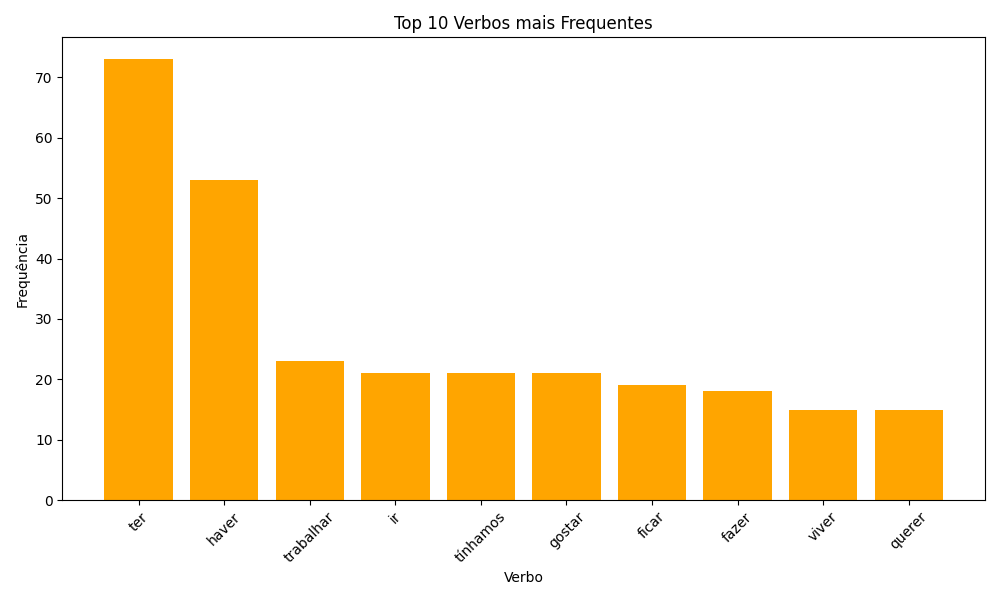

Reproduce this figure in Python.
import pandas as pd
import spacy
from collections import Counter
import matplotlib.pyplot as plt

# Carregar modelo spaCy em português
nlp = spacy.load("pt_core_news_lg")

# Carregar dataset
df = pd.read_csv(r"C:\Users\joana\Desktop\Joana\Universidade\UMinho\HD\AVD\BauFamiliaG1\codigos\dataset_entrevistas.csv")

# Concatenar todas as perguntas e respostas
texto = " ".join(df["Pergunta"].fillna("") + " " + df["Resposta"].fillna(""))

# Processar com spaCy
doc = nlp(texto)

# Extrair verbos lematizados (sem stopwords)
verbos = [
    token.lemma_.lower()
    for token in doc
    if token.pos_ == "VERB" and not token.is_stop and token.is_alpha
]

# Contar frequência
frequencias = Counter(verbos)

# Converter em DataFrame e guardar CSV
df_verbos = pd.DataFrame(frequencias.items(), columns=["Verbo", "Frequência"])
df_verbos = df_verbos.sort_values(by="Frequência", ascending=False)
df_verbos.to_csv("verbos_frequencia.csv", index=False)

# Gerar gráfico Top 10
top_10 = df_verbos.head(10)
plt.figure(figsize=(10, 6))
plt.bar(top_10["Verbo"], top_10["Frequência"], color="orange")
plt.title("Top 10 Verbos mais Frequentes")
plt.xlabel("Verbo")
plt.ylabel("Frequência")
plt.xticks(rotation=45)
plt.tight_layout()
plt.savefig("verbos_top10.png")
plt.show()
